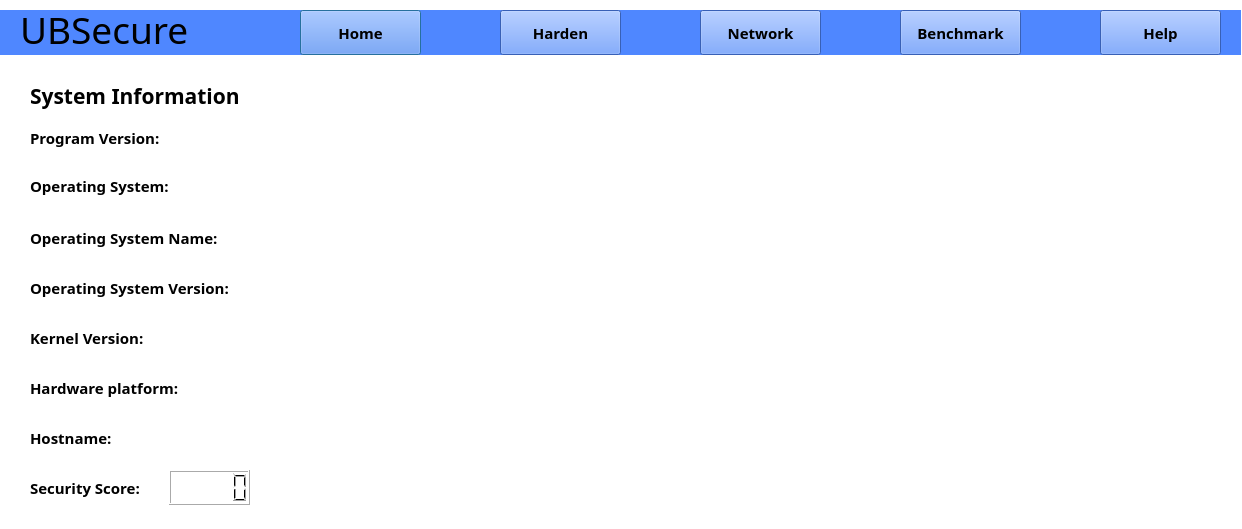
<?xml version="1.0" encoding="UTF-8"?>
<ui version="4.0">
 <class>home</class>
 <widget class="QDialog" name="home">
  <property name="geometry">
   <rect>
    <x>0</x>
    <y>0</y>
    <width>1242</width>
    <height>529</height>
   </rect>
  </property>
  <property name="minimumSize">
   <size>
    <width>1242</width>
    <height>529</height>
   </size>
  </property>
  <property name="maximumSize">
   <size>
    <width>1242</width>
    <height>529</height>
   </size>
  </property>
  <property name="windowTitle">
   <string>Dialog</string>
  </property>
  <property name="styleSheet">
   <string notr="true">background-color: rgb(255, 255, 255);</string>
  </property>
  <widget class="QLabel" name="bluebar">
   <property name="geometry">
    <rect>
     <x>0</x>
     <y>10</y>
     <width>1241</width>
     <height>45</height>
    </rect>
   </property>
   <property name="styleSheet">
    <string notr="true">background-color: rgb(79, 135, 255);</string>
   </property>
   <property name="text">
    <string/>
   </property>
  </widget>
  <widget class="QPushButton" name="homebutton">
   <property name="geometry">
    <rect>
     <x>300</x>
     <y>10</y>
     <width>121</width>
     <height>45</height>
    </rect>
   </property>
   <property name="font">
    <font>
     <family>Segoe UI Semibold</family>
     <pointsize>11</pointsize>
     <weight>75</weight>
     <bold>true</bold>
    </font>
   </property>
   <property name="styleSheet">
    <string notr="true">background-color: rgb(79, 135, 255);
border-color: qlineargradient(spread:pad, x1:0, y1:0, x2:1, y2:0, stop:0 rgba(0, 0, 0, 255), stop:1 rgba(255, 255, 255, 255));</string>
   </property>
   <property name="text">
    <string>Home</string>
   </property>
  </widget>
  <widget class="QPushButton" name="hardeningbutton">
   <property name="geometry">
    <rect>
     <x>500</x>
     <y>10</y>
     <width>121</width>
     <height>45</height>
    </rect>
   </property>
   <property name="font">
    <font>
     <family>Segoe UI Semibold</family>
     <pointsize>11</pointsize>
     <weight>75</weight>
     <bold>true</bold>
    </font>
   </property>
   <property name="styleSheet">
    <string notr="true">background-color: rgb(79, 135, 255);
border-color: qlineargradient(spread:pad, x1:0, y1:0, x2:1, y2:0, stop:0 rgba(0, 0, 0, 255), stop:1 rgba(255, 255, 255, 255));</string>
   </property>
   <property name="text">
    <string>Harden</string>
   </property>
  </widget>
  <widget class="QPushButton" name="benchmarkingbuttton">
   <property name="geometry">
    <rect>
     <x>900</x>
     <y>10</y>
     <width>121</width>
     <height>45</height>
    </rect>
   </property>
   <property name="font">
    <font>
     <family>Segoe UI Semibold</family>
     <pointsize>11</pointsize>
     <weight>75</weight>
     <bold>true</bold>
    </font>
   </property>
   <property name="styleSheet">
    <string notr="true">background-color: rgb(79, 135, 255);
border-color: qlineargradient(spread:pad, x1:0, y1:0, x2:1, y2:0, stop:0 rgba(0, 0, 0, 255), stop:1 rgba(255, 255, 255, 255));</string>
   </property>
   <property name="text">
    <string>Benchmark</string>
   </property>
  </widget>
  <widget class="QLabel" name="titlelabel">
   <property name="geometry">
    <rect>
     <x>20</x>
     <y>10</y>
     <width>181</width>
     <height>39</height>
    </rect>
   </property>
   <property name="font">
    <font>
     <family>Sitka</family>
     <pointsize>28</pointsize>
     <weight>50</weight>
     <bold>false</bold>
    </font>
   </property>
   <property name="styleSheet">
    <string notr="true">background-color: rgb(79, 135, 255);
</string>
   </property>
   <property name="text">
    <string>UBSecure</string>
   </property>
  </widget>
  <widget class="QPushButton" name="helpbutton">
   <property name="geometry">
    <rect>
     <x>1100</x>
     <y>10</y>
     <width>121</width>
     <height>45</height>
    </rect>
   </property>
   <property name="font">
    <font>
     <family>Segoe UI Semibold</family>
     <pointsize>11</pointsize>
     <weight>75</weight>
     <bold>true</bold>
    </font>
   </property>
   <property name="styleSheet">
    <string notr="true">background-color: rgb(79, 135, 255);
border-color: qlineargradient(spread:pad, x1:0, y1:0, x2:1, y2:0, stop:0 rgba(0, 0, 0, 255), stop:1 rgba(255, 255, 255, 255));</string>
   </property>
   <property name="text">
    <string>Help</string>
   </property>
  </widget>
  <widget class="QLCDNumber" name="lcdNumber">
   <property name="geometry">
    <rect>
     <x>169</x>
     <y>470</y>
     <width>81</width>
     <height>35</height>
    </rect>
   </property>
  </widget>
  <widget class="QLabel" name="securityscorelabel">
   <property name="geometry">
    <rect>
     <x>30</x>
     <y>470</y>
     <width>131</width>
     <height>35</height>
    </rect>
   </property>
   <property name="font">
    <font>
     <family>Segoe UI Semibold</family>
     <pointsize>11</pointsize>
     <weight>75</weight>
     <bold>true</bold>
    </font>
   </property>
   <property name="text">
    <string>Security Score:</string>
   </property>
  </widget>
  <widget class="QLabel" name="sysinfolabel">
   <property name="geometry">
    <rect>
     <x>30</x>
     <y>70</y>
     <width>250</width>
     <height>51</height>
    </rect>
   </property>
   <property name="font">
    <font>
     <family>Segoe UI Semibold</family>
     <pointsize>16</pointsize>
     <weight>75</weight>
     <bold>true</bold>
    </font>
   </property>
   <property name="text">
    <string>System Information</string>
   </property>
  </widget>
  <widget class="QLabel" name="progversion">
   <property name="geometry">
    <rect>
     <x>30</x>
     <y>120</y>
     <width>370</width>
     <height>35</height>
    </rect>
   </property>
   <property name="minimumSize">
    <size>
     <width>0</width>
     <height>2</height>
    </size>
   </property>
   <property name="font">
    <font>
     <family>Segoe UI Semibold</family>
     <pointsize>11</pointsize>
     <weight>75</weight>
     <bold>true</bold>
    </font>
   </property>
   <property name="text">
    <string>Program Version:</string>
   </property>
  </widget>
  <widget class="QLabel" name="os">
   <property name="geometry">
    <rect>
     <x>30</x>
     <y>170</y>
     <width>361</width>
     <height>31</height>
    </rect>
   </property>
   <property name="font">
    <font>
     <family>Segoe UI Semibold</family>
     <pointsize>11</pointsize>
     <weight>75</weight>
     <bold>true</bold>
    </font>
   </property>
   <property name="text">
    <string>Operating System:</string>
   </property>
  </widget>
  <widget class="QLabel" name="osname">
   <property name="geometry">
    <rect>
     <x>30</x>
     <y>220</y>
     <width>361</width>
     <height>35</height>
    </rect>
   </property>
   <property name="font">
    <font>
     <family>Segoe UI Semibold</family>
     <pointsize>11</pointsize>
     <weight>75</weight>
     <bold>true</bold>
    </font>
   </property>
   <property name="text">
    <string>Operating System Name:</string>
   </property>
  </widget>
  <widget class="QLabel" name="osversion">
   <property name="geometry">
    <rect>
     <x>30</x>
     <y>270</y>
     <width>371</width>
     <height>35</height>
    </rect>
   </property>
   <property name="font">
    <font>
     <family>Segoe UI Semibold</family>
     <pointsize>11</pointsize>
     <weight>75</weight>
     <bold>true</bold>
    </font>
   </property>
   <property name="text">
    <string>Operating System Version: </string>
   </property>
  </widget>
  <widget class="QLabel" name="kernelversion">
   <property name="geometry">
    <rect>
     <x>30</x>
     <y>320</y>
     <width>371</width>
     <height>35</height>
    </rect>
   </property>
   <property name="font">
    <font>
     <family>Segoe UI Semibold</family>
     <pointsize>11</pointsize>
     <weight>75</weight>
     <bold>true</bold>
    </font>
   </property>
   <property name="text">
    <string>Kernel Version:</string>
   </property>
  </widget>
  <widget class="QLabel" name="hardwareplatform">
   <property name="geometry">
    <rect>
     <x>30</x>
     <y>370</y>
     <width>381</width>
     <height>35</height>
    </rect>
   </property>
   <property name="font">
    <font>
     <family>Segoe UI Semibold</family>
     <pointsize>11</pointsize>
     <weight>75</weight>
     <bold>true</bold>
    </font>
   </property>
   <property name="text">
    <string>Hardware platform:</string>
   </property>
  </widget>
  <widget class="QLabel" name="hostnamelabel">
   <property name="geometry">
    <rect>
     <x>30</x>
     <y>420</y>
     <width>381</width>
     <height>35</height>
    </rect>
   </property>
   <property name="font">
    <font>
     <family>Segoe UI Semibold</family>
     <pointsize>11</pointsize>
     <weight>75</weight>
     <bold>true</bold>
    </font>
   </property>
   <property name="text">
    <string>Hostname:</string>
   </property>
  </widget>
  <widget class="QLabel" name="progversioninput">
   <property name="geometry">
    <rect>
     <x>460</x>
     <y>120</y>
     <width>131</width>
     <height>31</height>
    </rect>
   </property>
   <property name="text">
    <string/>
   </property>
  </widget>
  <widget class="QLabel" name="osinput">
   <property name="geometry">
    <rect>
     <x>460</x>
     <y>170</y>
     <width>131</width>
     <height>31</height>
    </rect>
   </property>
   <property name="text">
    <string/>
   </property>
  </widget>
  <widget class="QLabel" name="osnameinput">
   <property name="geometry">
    <rect>
     <x>460</x>
     <y>220</y>
     <width>131</width>
     <height>31</height>
    </rect>
   </property>
   <property name="text">
    <string/>
   </property>
  </widget>
  <widget class="QLabel" name="osversioninput">
   <property name="geometry">
    <rect>
     <x>460</x>
     <y>270</y>
     <width>131</width>
     <height>31</height>
    </rect>
   </property>
   <property name="text">
    <string/>
   </property>
  </widget>
  <widget class="QLabel" name="kernelversioninput">
   <property name="geometry">
    <rect>
     <x>460</x>
     <y>320</y>
     <width>131</width>
     <height>31</height>
    </rect>
   </property>
   <property name="text">
    <string/>
   </property>
  </widget>
  <widget class="QLabel" name="hardwareplatforminput">
   <property name="geometry">
    <rect>
     <x>460</x>
     <y>370</y>
     <width>131</width>
     <height>31</height>
    </rect>
   </property>
   <property name="text">
    <string/>
   </property>
  </widget>
  <widget class="QLabel" name="hostnameinput">
   <property name="geometry">
    <rect>
     <x>460</x>
     <y>420</y>
     <width>131</width>
     <height>31</height>
    </rect>
   </property>
   <property name="text">
    <string/>
   </property>
  </widget>
  <widget class="QLabel" name="label">
   <property name="geometry">
    <rect>
     <x>700</x>
     <y>130</y>
     <width>521</width>
     <height>371</height>
    </rect>
   </property>
   <property name="text">
    <string/>
   </property>
   <property name="pixmap">
    <pixmap>../../SecuraUI/kk.jpg</pixmap>
   </property>
  </widget>
  <widget class="QPushButton" name="homebutton_2">
   <property name="geometry">
    <rect>
     <x>700</x>
     <y>10</y>
     <width>121</width>
     <height>45</height>
    </rect>
   </property>
   <property name="font">
    <font>
     <family>Segoe UI Semibold</family>
     <pointsize>11</pointsize>
     <weight>75</weight>
     <bold>true</bold>
    </font>
   </property>
   <property name="styleSheet">
    <string notr="true">background-color: rgb(79, 135, 255);
border-color: qlineargradient(spread:pad, x1:0, y1:0, x2:1, y2:0, stop:0 rgba(0, 0, 0, 255), stop:1 rgba(255, 255, 255, 255));</string>
   </property>
   <property name="text">
    <string>Network</string>
   </property>
  </widget>
 </widget>
 <resources/>
 <connections/>
</ui>
